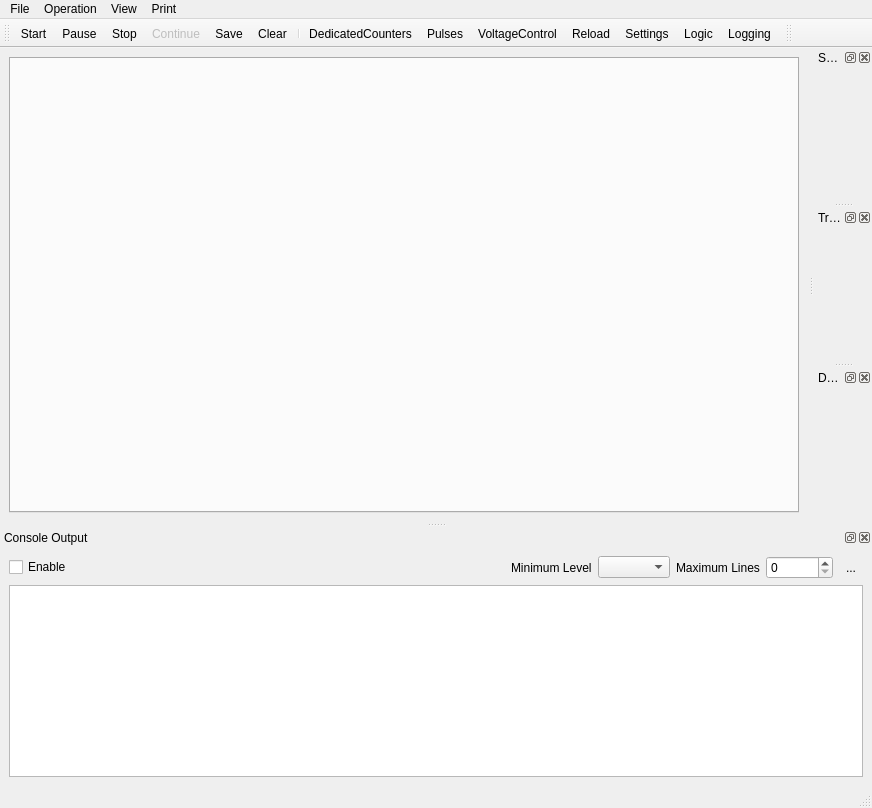
<?xml version="1.0" encoding="UTF-8"?>
<ui version="4.0">
 <class>MainWindow</class>
 <widget class="QMainWindow" name="MainWindow">
  <property name="geometry">
   <rect>
    <x>0</x>
    <y>0</y>
    <width>872</width>
    <height>808</height>
   </rect>
  </property>
  <property name="windowTitle">
   <string>Experimental Control</string>
  </property>
  <property name="windowIcon">
   <iconset resource="Experiment.qrc">
    <normaloff>:/other/icons/ions.jpg</normaloff>:/other/icons/ions.jpg</iconset>
  </property>
  <property name="tabShape">
   <enum>QTabWidget::Rounded</enum>
  </property>
  <widget class="QWidget" name="centralwidget">
   <layout class="QGridLayout" name="gridLayout">
    <item row="0" column="0">
     <widget class="QTabWidget" name="tabWidget">
      <property name="currentIndex">
       <number>-1</number>
      </property>
     </widget>
    </item>
   </layout>
  </widget>
  <widget class="QStatusBar" name="statusbar"/>
  <widget class="QToolBar" name="toolBar">
   <property name="windowTitle">
    <string>toolBar</string>
   </property>
   <property name="floatable">
    <bool>true</bool>
   </property>
   <attribute name="toolBarArea">
    <enum>TopToolBarArea</enum>
   </attribute>
   <attribute name="toolBarBreak">
    <bool>false</bool>
   </attribute>
   <addaction name="actionStart"/>
   <addaction name="actionPause"/>
   <addaction name="actionStop"/>
   <addaction name="actionContinue"/>
   <addaction name="actionSave"/>
   <addaction name="actionClear"/>
   <addaction name="separator"/>
   <addaction name="actionDedicatedCounters"/>
   <addaction name="actionPulses"/>
   <addaction name="actionVoltageControl"/>
   <addaction name="actionReload"/>
   <addaction name="actionSettings"/>
   <addaction name="actionLogic"/>
   <addaction name="actionLogging"/>
  </widget>
  <widget class="QMenuBar" name="menuBar">
   <property name="geometry">
    <rect>
     <x>0</x>
     <y>0</y>
     <width>872</width>
     <height>21</height>
    </rect>
   </property>
   <widget class="QMenu" name="menuFile">
    <property name="title">
     <string>File</string>
    </property>
    <addaction name="actionSettings"/>
    <addaction name="actionExit"/>
    <addaction name="actionClear"/>
    <addaction name="actionSave"/>
    <addaction name="separator"/>
    <addaction name="actionProject"/>
   </widget>
   <widget class="QMenu" name="menuOperation">
    <property name="title">
     <string>Operation</string>
    </property>
    <addaction name="actionStart"/>
    <addaction name="actionStop"/>
    <addaction name="actionPause"/>
   </widget>
   <widget class="QMenu" name="menuView">
    <property name="title">
     <string>View</string>
    </property>
   </widget>
   <widget class="QMenu" name="menuPrint">
    <property name="title">
     <string>Print</string>
    </property>
   </widget>
   <addaction name="menuFile"/>
   <addaction name="menuOperation"/>
   <addaction name="menuView"/>
   <addaction name="menuPrint"/>
  </widget>
  <widget class="QDockWidget" name="dockWidgetConsole">
   <property name="windowTitle">
    <string>Console Output</string>
   </property>
   <attribute name="dockWidgetArea">
    <number>8</number>
   </attribute>
   <widget class="QWidget" name="dockWidgetContents">
    <layout class="QVBoxLayout" name="verticalLayout">
     <item>
      <layout class="QHBoxLayout" name="horizontalLayout">
       <item>
        <widget class="QCheckBox" name="checkBoxEnableConsole">
         <property name="text">
          <string>Enable</string>
         </property>
        </widget>
       </item>
       <item>
        <spacer name="horizontalSpacer">
         <property name="orientation">
          <enum>Qt::Horizontal</enum>
         </property>
         <property name="sizeHint" stdset="0">
          <size>
           <width>40</width>
           <height>20</height>
          </size>
         </property>
        </spacer>
       </item>
       <item>
        <widget class="QLabel" name="label">
         <property name="text">
          <string>Minimum Level</string>
         </property>
        </widget>
       </item>
       <item>
        <widget class="QComboBox" name="levelComboBox"/>
       </item>
       <item>
        <widget class="QLabel" name="label_2">
         <property name="text">
          <string>Maximum Lines</string>
         </property>
        </widget>
       </item>
       <item>
        <widget class="QSpinBox" name="linesSpinBox">
         <property name="maximum">
          <number>1000000</number>
         </property>
        </widget>
       </item>
       <item>
        <widget class="QToolButton" name="consoleClearButton">
         <property name="text">
          <string>...</string>
         </property>
         <property name="icon">
          <iconset resource="Experiment.qrc">
           <normaloff>:/kde/icons/edit-clear.png</normaloff>:/kde/icons/edit-clear.png</iconset>
         </property>
         <property name="autoRaise">
          <bool>true</bool>
         </property>
        </widget>
       </item>
      </layout>
     </item>
     <item>
      <widget class="QTextEdit" name="textEditConsole">
       <property name="readOnly">
        <bool>true</bool>
       </property>
      </widget>
     </item>
    </layout>
   </widget>
  </widget>
  <widget class="QDockWidget" name="shutterDockWidget">
   <property name="windowTitle">
    <string>Shutters</string>
   </property>
   <attribute name="dockWidgetArea">
    <number>2</number>
   </attribute>
   <widget class="QWidget" name="dockWidgetContents_2"/>
  </widget>
  <widget class="QDockWidget" name="triggerDockWidget">
   <property name="windowTitle">
    <string>Triggers</string>
   </property>
   <attribute name="dockWidgetArea">
    <number>2</number>
   </attribute>
   <widget class="QWidget" name="dockWidgetContents_3"/>
  </widget>
  <widget class="QDockWidget" name="DDSDockWidget">
   <property name="windowTitle">
    <string>DDS</string>
   </property>
   <attribute name="dockWidgetArea">
    <number>2</number>
   </attribute>
   <widget class="QWidget" name="dockWidgetContents_4"/>
  </widget>
  <widget class="QToolBar" name="experimentToolBar">
   <property name="windowTitle">
    <string>Experiment Tool Bar</string>
   </property>
   <attribute name="toolBarArea">
    <enum>TopToolBarArea</enum>
   </attribute>
   <attribute name="toolBarBreak">
    <bool>false</bool>
   </attribute>
  </widget>
  <action name="actionClear">
   <property name="icon">
    <iconset resource="Experiment.qrc">
     <normaloff>:/kde/icons/edit-clear.png</normaloff>:/kde/icons/edit-clear.png</iconset>
   </property>
   <property name="text">
    <string>Clear</string>
   </property>
   <property name="visible">
    <bool>false</bool>
   </property>
  </action>
  <action name="actionExit">
   <property name="icon">
    <iconset resource="Experiment.qrc">
     <normaloff>:/kde/icons/exit.png</normaloff>:/kde/icons/exit.png</iconset>
   </property>
   <property name="text">
    <string>Exit</string>
   </property>
   <property name="toolTip">
    <string> Exit Program</string>
   </property>
   <property name="shortcut">
    <string>Ctrl+Q</string>
   </property>
  </action>
  <action name="actionSave">
   <property name="icon">
    <iconset resource="Experiment.qrc">
     <normaloff>:/kde/icons/filesave.png</normaloff>:/kde/icons/filesave.png</iconset>
   </property>
   <property name="text">
    <string>Save</string>
   </property>
   <property name="toolTip">
    <string>Save Configuration</string>
   </property>
   <property name="shortcut">
    <string>Ctrl+S</string>
   </property>
  </action>
  <action name="actionStart">
   <property name="icon">
    <iconset resource="Experiment.qrc">
     <normaloff>:/openicon/icons/media-playback-start-7.png</normaloff>:/openicon/icons/media-playback-start-7.png</iconset>
   </property>
   <property name="text">
    <string>Start</string>
   </property>
   <property name="toolTip">
    <string> Start Experiment</string>
   </property>
  </action>
  <action name="actionPause">
   <property name="checkable">
    <bool>false</bool>
   </property>
   <property name="icon">
    <iconset resource="Experiment.qrc">
     <normaloff>:/openicon/icons/media-playback-pause-7.png</normaloff>
     <normalon>:/kde/icons/edit-clear.png</normalon>:/openicon/icons/media-playback-pause-7.png</iconset>
   </property>
   <property name="text">
    <string>Pause</string>
   </property>
   <property name="toolTip">
    <string>Pause Experiment</string>
   </property>
  </action>
  <action name="actionStop">
   <property name="icon">
    <iconset resource="Experiment.qrc">
     <normaloff>:/openicon/icons/media-playback-stop-7.png</normaloff>:/openicon/icons/media-playback-stop-7.png</iconset>
   </property>
   <property name="text">
    <string>Stop</string>
   </property>
   <property name="toolTip">
    <string>Stop Experiment</string>
   </property>
  </action>
  <action name="actionSettings">
   <property name="icon">
    <iconset resource="Experiment.qrc">
     <normaloff>:/kde/icons/gear.png</normaloff>:/kde/icons/gear.png</iconset>
   </property>
   <property name="text">
    <string>Settings</string>
   </property>
   <property name="toolTip">
    <string>FPGA Settings</string>
   </property>
  </action>
  <action name="actionContinue">
   <property name="enabled">
    <bool>false</bool>
   </property>
   <property name="icon">
    <iconset resource="Experiment.qrc">
     <normaloff>:/kde/icons/continue.png</normaloff>:/kde/icons/continue.png</iconset>
   </property>
   <property name="text">
    <string>Continue</string>
   </property>
   <property name="toolTip">
    <string>Continue</string>
   </property>
   <property name="visible">
    <bool>false</bool>
   </property>
  </action>
  <action name="actionPulses">
   <property name="icon">
    <iconset resource="Experiment.qrc">
     <normaloff>:/petersIcons/icons/pulser1.png</normaloff>:/petersIcons/icons/pulser1.png</iconset>
   </property>
   <property name="text">
    <string>Pulses</string>
   </property>
   <property name="toolTip">
    <string>Pulse Program Configuration</string>
   </property>
  </action>
  <action name="actionReload">
   <property name="icon">
    <iconset resource="Experiment.qrc">
     <normaloff>:/kde/icons/reload.png</normaloff>:/kde/icons/reload.png</iconset>
   </property>
   <property name="text">
    <string>Reload</string>
   </property>
   <property name="toolTip">
    <string>Reload Pulse Definition</string>
   </property>
   <property name="visible">
    <bool>false</bool>
   </property>
  </action>
  <action name="actionDedicatedCounters">
   <property name="icon">
    <iconset resource="Experiment.qrc">
     <normaloff>:/openicon/icons/gnome-power-statistics.png</normaloff>:/openicon/icons/gnome-power-statistics.png</iconset>
   </property>
   <property name="text">
    <string>DedicatedCounters</string>
   </property>
   <property name="toolTip">
    <string>Dedicated Counters</string>
   </property>
  </action>
  <action name="actionVoltageControl">
   <property name="icon">
    <iconset resource="Experiment.qrc">
     <normaloff>:/openicon/icons/pictogram-din-w008-electricisty.png</normaloff>:/openicon/icons/pictogram-din-w008-electricisty.png</iconset>
   </property>
   <property name="text">
    <string>VoltageControl</string>
   </property>
   <property name="toolTip">
    <string>Voltage Control</string>
   </property>
  </action>
  <action name="actionProject">
   <property name="text">
    <string>Project</string>
   </property>
   <property name="toolTip">
    <string>Select Project for next program start</string>
   </property>
  </action>
  <action name="actionLogic">
   <property name="icon">
    <iconset resource="Experiment.qrc">
     <normaloff>:/petersIcons/icons/ChipScope.png</normaloff>:/petersIcons/icons/ChipScope.png</iconset>
   </property>
   <property name="text">
    <string>Logic</string>
   </property>
  </action>
  <action name="actionLogging">
   <property name="icon">
    <iconset resource="Experiment.qrc">
     <normaloff>:/openicon/icons/measure.png</normaloff>:/openicon/icons/measure.png</iconset>
   </property>
   <property name="text">
    <string>Logging</string>
   </property>
  </action>
 </widget>
 <resources>
  <include location="Experiment.qrc"/>
 </resources>
 <connections/>
</ui>
